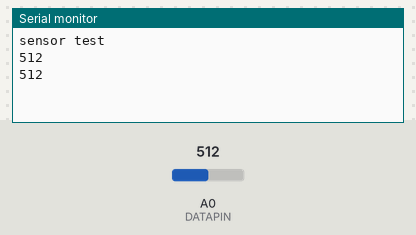
A sketch run on a simulated Arduino Uno, built with avr-gcc and run on an emulated ATmega328P. Shown: the last lines printed to the serial monitor. The inputs (shaded band) are chosen by the test bench; at power-on: A0 (DATAPIN) = 512.

Above: at 1.8 s.
1.9 s: A0 (DATAPIN) set to 716
At 2.8 s:
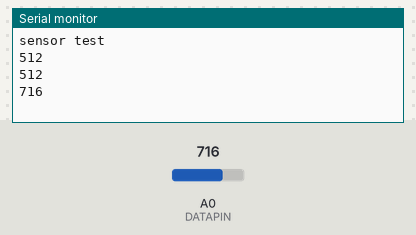
3.4 s: A0 (DATAPIN) set to 900
At 4.6 s:
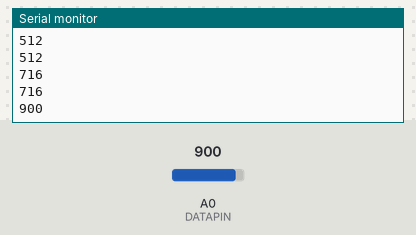
Timing chart, 0 to 6.4 s (numbered marks = the images above; inputs shaded):
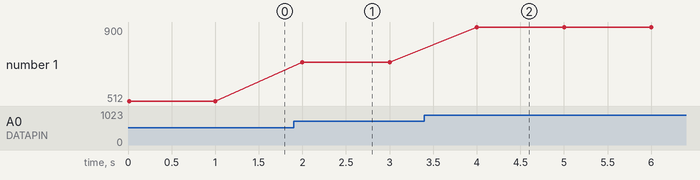

The sketch:

arduino_test.ino
```cpp
#define DATAPIN      A0
int value = 0;

int get_mainvalue();

void setup()
{
  Serial.begin(9600);
  Serial.println("sensor test");
}

void loop()
{
  Serial.println(get_mainvalue());

  delay(1000);


}

int get_mainvalue()
{
  value = analogRead(DATAPIN);

  return value;
}
```

Measured:
- after the input at 1.9 s, the serial monitor: prints a new line after 0.10 s (image 1)
- after the input at 3.4 s, the serial monitor: prints a new line after 0.60 s (image 2)
- plotted number 1: 512 → 716 after the input at 1.9 s, 716 → 900 after the input at 3.4 s
